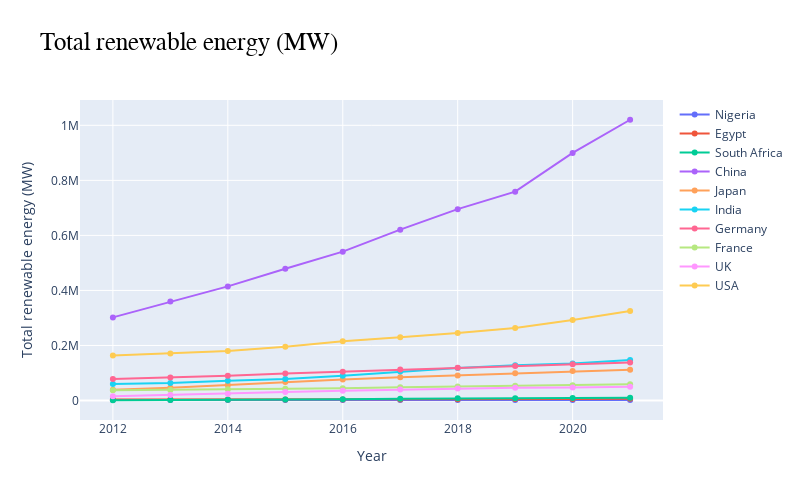

Notebook source saved alongside this figure:
### Code cell
import kaleido

def visualize_df(df):       #best for time series analysis when your index is in datetime 
    """
    Creates an interactive plot of the dataframe.

    Args:
        df: A Pandas DataFrame containing energy consumption data for the PJM Interconnection region.

    Returns:
        None. Displays an interactive plot of the energy consumption data using Plotly.

    Example:
        >>> visualize_df(my_df)
    """
    import plotly.graph_objects as go

    fig = go.Figure(layout=go.Layout(
        height=500,
        width=800,
    ))

    for col in df.columns:
        fig.add_trace(go.Scatter(x=df.index, y=df[col], name=col))

    fig.update_layout(
        title={
            'text': 'Total renewable energy (MW)',
            'font': {'size': 25, 'family': 'Arial', 'color': 'black'}
        },
        xaxis_title='Year',
        yaxis_title='Total renewable energy (MW)'
    )

    return fig.show()

visualize_df(df_total)

### Figure 1 — Plotly figure (JSON) as saved in the notebook; plotly's stock layout.template omitted (floating-point values rounded to 4 significant figures)
{"data": [{"name": "Nigeria", "type": "scatter", "x": [2012, 2013, 2014, 2015, 2016, 2017, 2018, 2019, 2020, 2021], "y": [2132, 2133, 2135, 2137, 2139, 2140, 2140, 2149, 2150, 2154]}, {"name": "Egypt", "type": "scatter", "x": [2012, 2013, 2014, 2015, 2016, 2017, 2018, 2019, 2020, 2021], "y": [3457, 3457, 3457, 3658, 3681, 3802, 4793, 5690, 5966, 6226]}, {"name": "South Africa", "type": "scatter", "x": [2012, 2013, 2014, 2015, 2016, 2017, 2018, 2019, 2020, 2021], "y": [1003, 1500, 2710, 3429, 4650, 6548, 7907, 8011, 9518, 10193]}, {"name": "China", "type": "scatter", "x": [2012, 2013, 2014, 2015, 2016, 2017, 2018, 2019, 2020, 2021], "y": [302101, 359516, 414651, 479103, 541016, 620856, 695463, 758844, 899625, 1020234]}, {"name": "Japan", "type": "scatter", "x": [2012, 2013, 2014, 2015, 2016, 2017, 2018, 2019, 2020, 2021], "y": [38996, 46084, 56103, 67486, 76219, 84187, 91309, 99269, 106862, 111860]}, {"name": "India", "type": "scatter", "x": [2012, 2013, 2014, 2015, 2016, 2017, 2018, 2019, 2020, 2021], "y": [60456, 63589, 71889, 78579, 90411, 105253, 118195, 128428, 134455, 147122]}, {"name": "Germany", "type": "scatter", "x": [2012, 2013, 2014, 2015, 2016, 2017, 2018, 2019, 2020, 2021], "y": [78150, 83766, 90325, 97851, 104436, 112514, 118905, 125068, 131731, 138151]}, {"name": "France", "type": "scatter", "x": [2012, 2013, 2014, 2015, 2016, 2017, 2018, 2019, 2020, 2021], "y": [37095, 38692, 40563, 42799, 44845, 47820, 50539, 53463, 55574, 59546]}, {"name": "UK", "type": "scatter", "x": [2012, 2013, 2014, 2015, 2016, 2017, 2018, 2019, 2020, 2021], "y": [15902, 20027, 24895, 30800, 35433, 40043, 44028, 46800, 47387, 50293]}, {"name": "USA", "type": "scatter", "x": [2012, 2013, 2014, 2015, 2016, 2017, 2018, 2019, 2020, 2021], "y": [164043, 170920, 180309, 195046, 215233, 229824, 245026, 263324, 292949, 325391]}], "layout": {"height": 500, "title": {"font": {"color": "black", "family": "Arial", "size": 25}, "text": "Total renewable energy (MW)"}, "width": 800, "xaxis": {"title": {"text": "Year"}}, "yaxis": {"title": {"text": "Total renewable energy (MW)"}}}}
